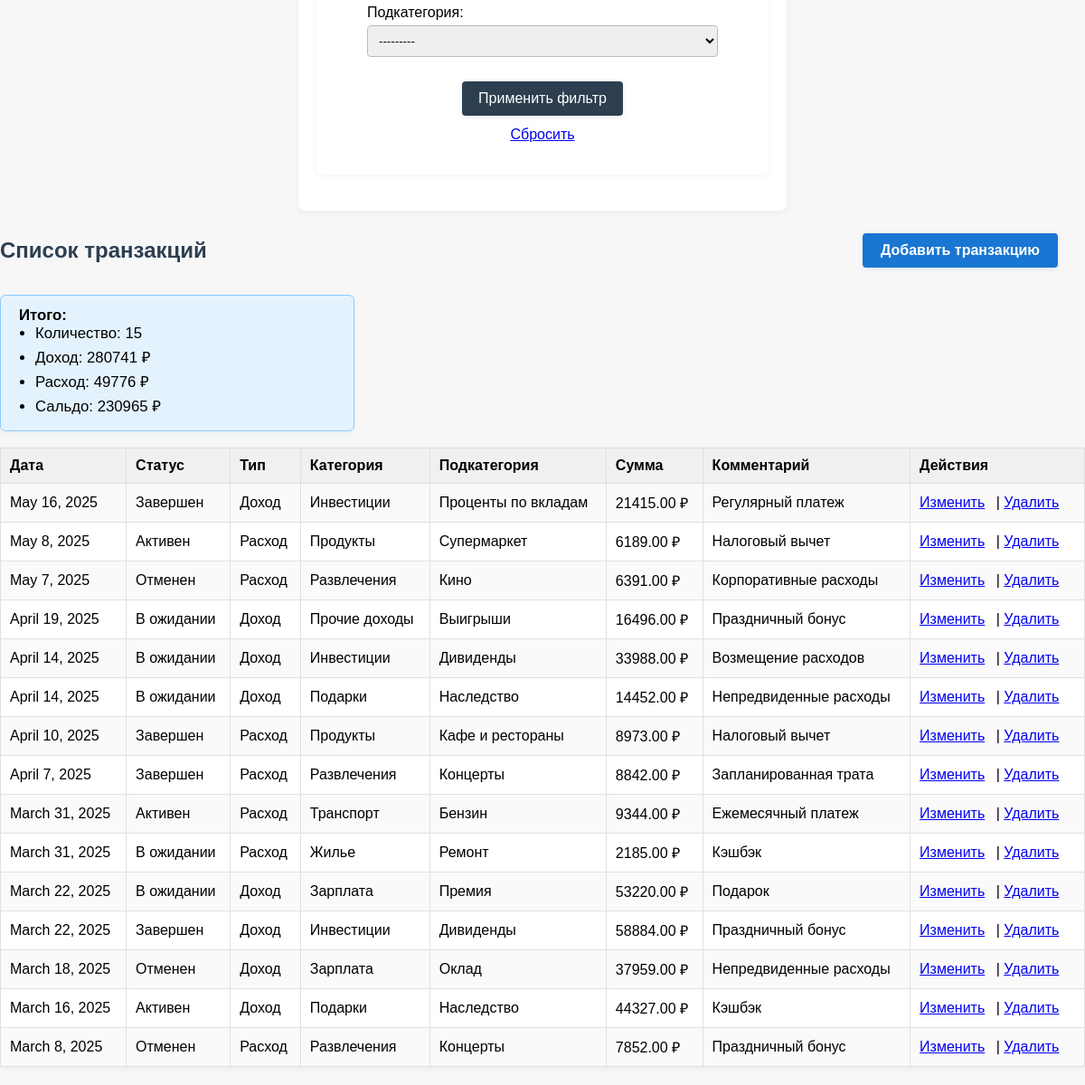
The page /transactions/ (lower part) on the database as committed earlier.
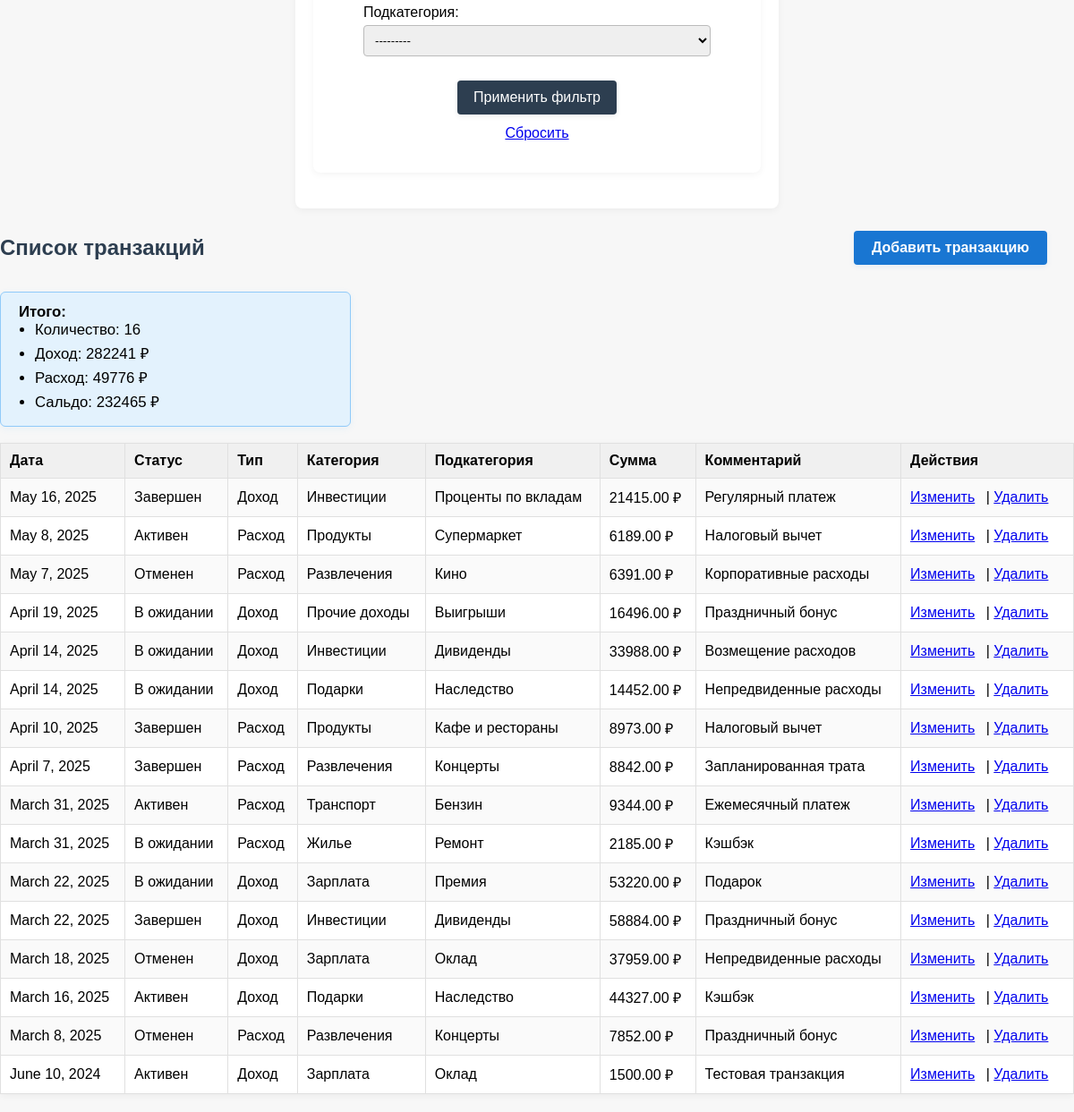
The same page on the database as committed later.
### transactions/models.py (models this page shows, shortened)
class Transaction(models.Model):
    created_at = models.DateField(default=timezone.now)
    date = models.DateField()
    status = models.ForeignKey(Status, on_delete=models.PROTECT)
    type = models.ForeignKey(Type, on_delete=models.PROTECT)
    category = models.ForeignKey(Category, on_delete=models.PROTECT)
    subcategory = models.ForeignKey(SubCategory, on_delete=models.PROTECT)
    amount = models.DecimalField(max_digits=12, decimal_places=2)
    comment = models.TextField(blank=True, null=True)

class Status(models.Model):
    name = models.CharField(max_length=50, unique=True)
    class Meta:
        verbose_name_plural = "Statuses"
    def __str__(self):
        return self.name

class Type(models.Model):
    name = models.CharField(max_length=50, unique=True)
    def __str__(self):
        return self.name

class Category(models.Model):
    name = models.CharField(max_length=50)
    type = models.ForeignKey(Type, on_delete=models.CASCADE, related_name='categories')
    class Meta:
        verbose_name_plural = "Categories"
    def __str__(self):
        return f"{self.name} ({self.type.name})"

class SubCategory(models.Model):
    name = models.CharField(max_length=50)
    category = models.ForeignKey(Category, on_delete=models.CASCADE, related_name='subcategories')
    class Meta:
        verbose_name_plural = "Subcategories"
    def __str__(self):
        return f"{self.name} ({self.category.name})"

### transactions/views.py (the view)
# urls.py: path('transactions/', views.transaction_list, name='transaction_list'),
def transaction_list(request):
    all_transactions = Transaction.objects.all()
    transactions = all_transactions.order_by('-date')
    filter_form = TransactionFilterForm(request.GET)
    if filter_form.is_valid():
        if filter_form.cleaned_data['date_from']:
            transactions = transactions.filter(date__gte=filter_form.cleaned_data['date_from'])
        if filter_form.cleaned_data['date_to']:
            transactions = transactions.filter(date__lte=filter_form.cleaned_data['date_to'])
        if filter_form.cleaned_data['status']:
            transactions = transactions.filter(status=filter_form.cleaned_data['status'])
        if filter_form.cleaned_data['type']:
            transactions = transactions.filter(type=filter_form.cleaned_data['type'])
        if filter_form.cleaned_data['category']:
            transactions = transactions.filter(category=filter_form.cleaned_data['category'])
        if filter_form.cleaned_data['subcategory']:
            transactions = transactions.filter(subcategory=filter_form.cleaned_data['subcategory'])
    income_type = Type.objects.filter(name__iexact="Доход").first()
    expense_type = Type.objects.filter(name__iexact="Расход").first()
    if income_type:
        income_sum = all_transactions.filter(type=income_type).aggregate(total=Sum('amount'))['total'] or 0
    else:
        income_sum = 0
    if expense_type:
        expense_sum = all_transactions.filter(type=expense_type).aggregate(total=Sum('amount'))['total'] or 0
    else:
        expense_sum = 0
    profit = income_sum - expense_sum
    count = transactions.count()
    return render(request, 'transactions/transaction_list.html', {
        'transactions': transactions,
        'filter_form': filter_form,
        'income_sum': income_sum,
        'expense_sum': expense_sum,
        'profit': profit,
        'count': count,
    })

### transactions/forms.py
class TransactionFilterForm(forms.Form):
    date_from = forms.DateField(
        required=False,
        widget=forms.DateInput(attrs={'type': 'date'}),
        label='Дата с'
    )
    date_to = forms.DateField(
        required=False,
        widget=forms.DateInput(attrs={'type': 'date'}),
        label='Дата по'
    )
    status = forms.ModelChoiceField(
        queryset=Status.objects.all(),
        required=False,
        label='Статус'
    )
    type = forms.ModelChoiceField(
        queryset=Type.objects.all(),
        required=False,
        label='Тип'
    )
    category = forms.ModelChoiceField(
        queryset=Category.objects.all(),
        required=False,
        label='Категория'
    )
    subcategory = forms.ModelChoiceField(
        queryset=SubCategory.objects.all(),
        required=False,
        label='Подкатегория'
    )

### transactions/templates/transactions/transaction_list.html (shortened to what this page needs)
{% extends "transactions/base.html" %}
{% block content %}
<div class="filter-form">
    <form method="get">
        <div class="form-row">
            {{ filter_form.as_p }}
            <button type="submit">Применить фильтр</button>
            <a href="{% url 'transaction_list' %}">Сбросить</a>
        </div>
    </form>
</div>
<div class="transaction-list-header">
    <h2>Список транзакций</h2>
    <a href="{% url 'transaction_create' %}" class="add-transaction-btn">Добавить транзакцию</a>
</div>
<div class="summary-block">
    <strong>Итого:</strong>
    <ul>
        <li>Количество: {{ count }}</li>
        <li>Доход: {{ income_sum }} &#8381;</li>
        <li>Расход: {{ expense_sum }} &#8381;</li>
        <li>Сальдо: {{ profit }} &#8381;</li>
    </ul>
</div>
<table>
    <tr>
        <th>Дата</th>
        <th>Статус</th>
        <th>Тип</th>
        <th>Категория</th>
        <th>Подкатегория</th>
        <th>Сумма</th>
        <th>Комментарий</th>
        <th>Действия</th>
    </tr>
    {% for t in transactions %}
    <tr>
        <td>{{ t.date }}</td>
        <td>{{ t.status.name }}</td>
        <td>{{ t.type.name }}</td>
        <td>{{ t.category.name }}</td>
        <td>{{ t.subcategory.name }}</td>
        <td>{{ t.amount }} &#8381;</td>
        <td>{{ t.comment }}</td>
        <td>
            <a href="{% url 'transaction_edit' t.id %}">Изменить</a> |
            <a href="{% url 'transaction_delete' t.id %}">Удалить</a>
        </td>
    </tr>
    {% empty %}
    <tr>
        <td colspan="8">Нет транзакций</td>
    </tr>
    {% endfor %}
</table>
{% endblock %}

Rows that differ between the two databases and show on the page:
added Transaction: date "June 10, 2024", status.name "Активен", type.name "Доход", category.name "Зарплата", subcategory.name "Оклад", amount "1500.00", comment "Тестовая транзакция"
Other text that changed with them:
{{ count }}: "15" → "16"
{{ income_sum }}: "280741" → "282241"
{{ profit }}: "230965" → "232465"
